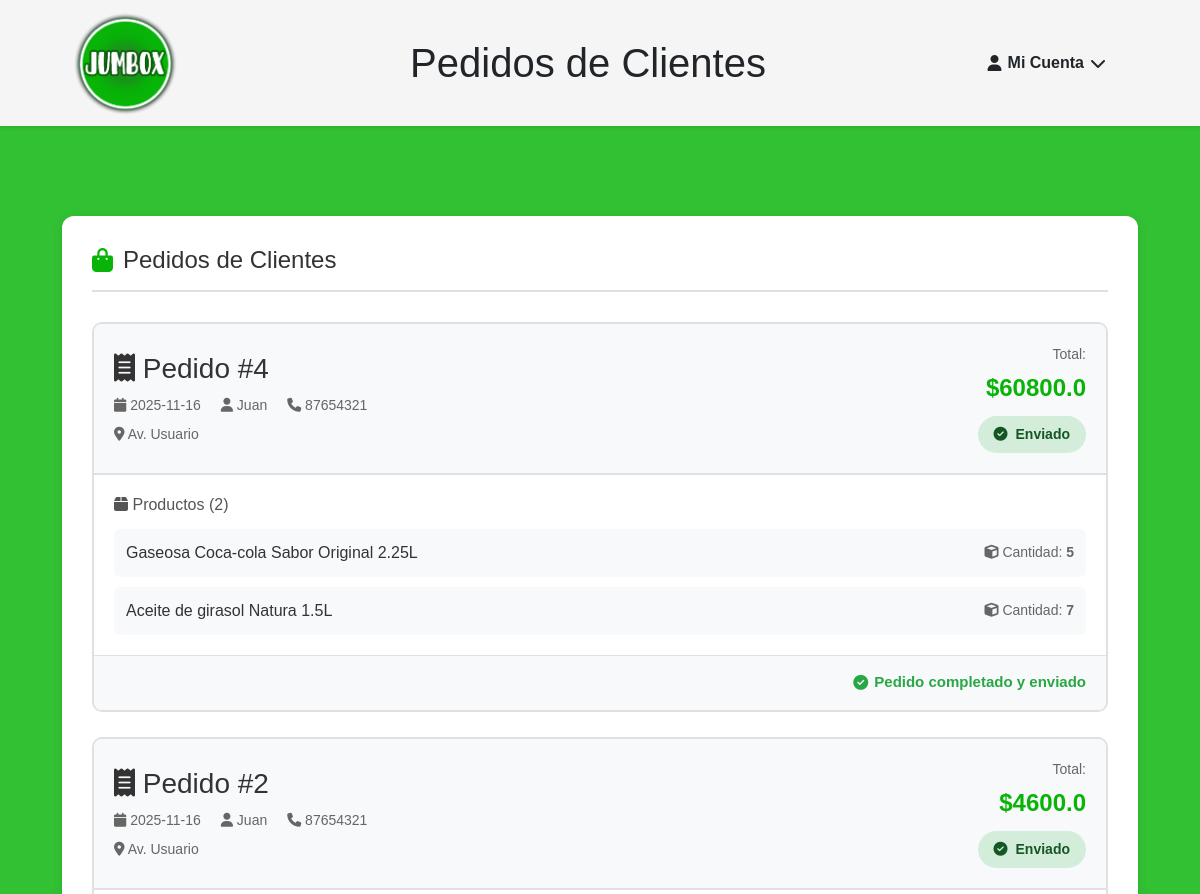
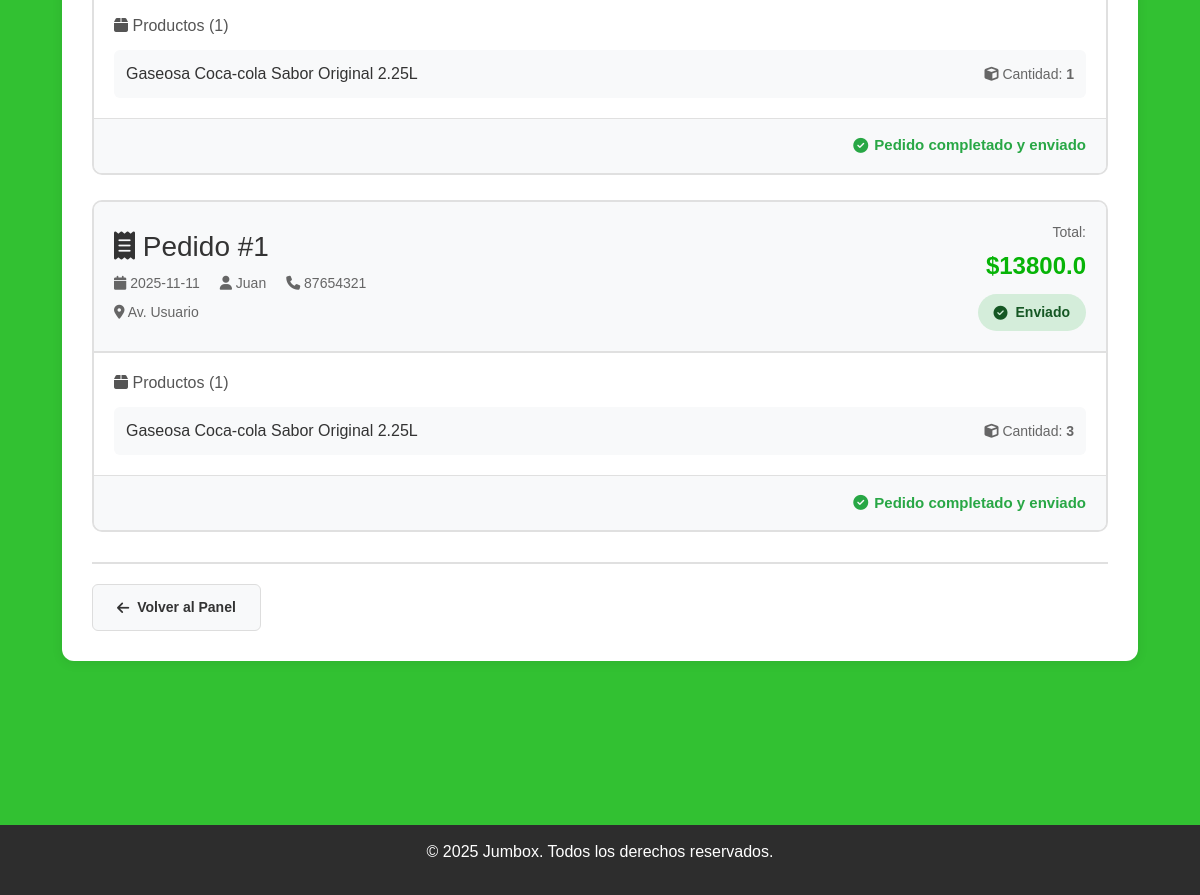
The page /sucursal/pedidos-clientes (signed in) on the database its author committed (2 pictures, top to bottom).
### tables this page shows
CREATE TABLE "pedido" (
  id_pedido INTEGER PRIMARY KEY AUTOINCREMENT,
  fecha TEXT NOT NULL,
  estado TEXT NOT NULL,
  fk_cliente INTEGER NOT NULL,
  fk_sucursal INTEGER,
  FOREIGN KEY (fk_cliente) REFERENCES cliente(id_cliente)
    ON DELETE NO ACTION ON UPDATE NO ACTION,
  FOREIGN KEY (fk_sucursal) REFERENCES cliente(id_cliente)
    ON DELETE NO ACTION ON UPDATE NO ACTION
);

### app/sucursal/routes.py (the view)
@sucursal_bp.get('/sucursal/pedidos-clientes')
def sucursal_pedidos_clientes():
    resp = require_login_redirect()
    if resp:
        return resp
    if session.get('tipo') != 'sucursal':
        flash("No autorizado.", "error")
        return redirect(url_for('main.home'))
    cliente_sucursal_id = session.get('id_cliente')
    with get_conn() as conn:
        pedidos = conn.execute("""
            SELECT
                ped.id_pedido,
                ped.fecha,
                ped.estado,
                cli.nombre AS cliente_nombre,
                cli.telefono AS cliente_telefono,
                cli.direccion AS cliente_direccion,
                GROUP_CONCAT(p.nombre || '|' || dp.cantidad, '###') AS productos_detalle,
                SUM(dp.cantidad * p.precio) AS total
            FROM pedido ped
            JOIN cliente cli ON cli.id_cliente = ped.fk_cliente
            JOIN detalles_pedido dp ON dp.fk_pedido = ped.id_pedido
            JOIN producto p ON p.id_producto = dp.fk_producto
            WHERE ped.fk_sucursal = ?
            GROUP BY ped.id_pedido
            ORDER BY ped.id_pedido DESC
        """, (cliente_sucursal_id,)).fetchall()
        pedidos_procesados = []
        for pedido in pedidos:
            productos = []
            if pedido['productos_detalle']:
                for prod_info in pedido['productos_detalle'].split('###'):
                    partes = prod_info.split('|')
                    if len(partes) == 2:
                        productos.append({
                            'nombre': partes[0],
                            'cantidad': int(partes[1])
                        })
            pedidos_procesados.append({
                'id_pedido': pedido['id_pedido'],
                'fecha': pedido['fecha'],
                'estado': pedido['estado'],
                'cliente_nombre': pedido['cliente_nombre'],
                'cliente_telefono': pedido['cliente_telefono'],
                'cliente_direccion': pedido['cliente_direccion'],
                'productos': productos,
                'total': pedido['total']
            })
    return render_template('sucursal/sucursal_pedidos_clientes.html', pedidos=pedidos_procesados)

### app/utils.py (called while the page is built)
def get_conn():
    conn = sqlite3.connect(current_app.config["DB_NAME"])
    conn.row_factory = sqlite3.Row
    conn.execute("PRAGMA foreign_keys = ON;")
    return conn

def require_login_redirect():
    if 'id_cliente' not in session:
        flash("Necesitás iniciar sesión.", "error")
        return redirect(url_for('auth.login'))
    return None

### templates/sucursal/sucursal_pedidos_clientes.html (shortened to what this page needs)
<!DOCTYPE html>
<html lang="es">
<head>
    <link
        href="https://cdn.jsdelivr.net/npm/bootstrap@5.3.3/dist/css/bootstrap.min.css"
        rel="stylesheet"
    >
    <link rel="stylesheet" href="{{ url_for('static', filename='style.css') }}">
    <link rel="stylesheet" href="https://cdnjs.cloudflare.com/ajax/libs/font-awesome/6.5.0/css/all.min.css">
</head>
<body>
    <header class="main-header container-fluid">
        <div class="row align-items-center w-100">
            <div class="col-6 col-md-3 d-flex align-items-center">
                <a href="{{ url_for('main.home') }}">
                    <img src="{{ url_for('static', filename='img/logo.png') }}"
                         alt="Jumbox"
                         class="img-fluid"
                         style="max-width:110px;">
                </a>
            </div>
            <div class="col-12 col-md-6 mt-3 mt-md-0 text-center">
                <div class="titulo-header">
                    <h1 class="m-0">Pedidos de Clientes</h1>
                </div>
            </div>
            <div class="col-6 col-md-3 mt-3 mt-md-0 text-end">
                <div class="cuenta d-inline-block" tabindex="0">
                    <div class="cuenta-btn">
                        <i class="fa-solid fa-user"></i>
                        <span>Mi Cuenta</span>
                        <i class="fa-solid fa-chevron-down"></i>
                    </div>
                </div>
            </div>
        </div>
    </header>
    <div class="container mt-3">
    </div>
    <main class="container py-4">
        <div class="pedidos-clientes-container">
            <div class="card-pedidos">
                <h2><i class="fa-solid fa-shopping-bag"></i> Pedidos de Clientes</h2>
                {% if pedidos %}
                    {% for pedido in pedidos %}
                    <div class="pedido-completo-card">
                        <div class="pedido-header-completo">
                            <div class="pedido-header-completo-div">
                                <div>
                                    <h3 class="pedido-header-completo-div-h3">
                                        <i class="fa-solid fa-receipt"></i> Pedido #{{ pedido['id_pedido'] }}
                                    </h3>
                                    <div class="pedido-header-completo-div-div">
                                        <span>
                                            <i class="fa-solid fa-calendar"></i> {{ pedido['fecha'] }}
                                        </span>
                                        <span>
                                            <i class="fa-solid fa-user"></i> {{ pedido['cliente_nombre'] }}
                                        </span>
                                        <span>
                                            <i class="fa-solid fa-phone"></i> {{ pedido['cliente_telefono'] }}
                                        </span>
                                    </div>
                                    {% if pedido['cliente_direccion'] %}
                                    <div class="pedido-header-completo-div-div-div">
                                        <i class="fa-solid fa-location-dot"></i> {{ pedido['cliente_direccion'] }}
                                    </div>
                                    {% endif %}
                                </div>
                                <div class="pedido-header-completo-div-div-div-div">
                                    <div class="pedido-header-completo-total">Total:</div>
                                    <div class="pedido-header-completo-total2">
                                        ${{ (pedido['total']) }}
                                    </div>
                                    <div class="pedido-header-completo-estado">
                                        {% if pedido['estado'] == 'enviado' %}
                                            <span class="estado-badge enviado">
                                                <i class="fa-solid fa-check-circle"></i> Enviado
                                            </span>
                                        {% else %}
                                            <span class="estado-badge pendiente">
                                                <i class="fa-solid fa-clock"></i> Pendiente
                                            </span>
                                        {% endif %}
                                    </div>
                                </div>
                            </div>
                        </div>
                        <div class="productos-del-pedido">
                            <h4 class="productos-del-pedido-h4">
                                <i class="fa-solid fa-box"></i> Productos ({{ pedido['productos']|length }})
                            </h4>
                            <div class="productos-del-pedido-div">
                                {% for producto in pedido['productos'] %}
                                <div class="productos-del-pedido-div2">
                                    <span class="productos-del-pedido-span">{{ producto['nombre'] }}</span>
                                    <span class="productos-del-pedido-span2">
                                        <i class="fa-solid fa-cube"></i> Cantidad: <strong>{{ producto['cantidad'] }}</strong>
                                    </span>
                                </div>
                                {% endfor %}
                            </div>
                        </div>
                        <div class="acciones-pedidos">
                            {% if pedido['estado'] != 'enviado' %}
                            <form action="{{ url_for('sucursal.sucursal_enviar_pedido', id_pedido=pedido['id_pedido']) }}"
                                  method="post"
                                  style="display: inline;">
                                <button type="submit" class="btn-enviar-pedido" style="padding: 10px 24px;">
                                    <i class="fa-solid fa-truck"></i> Marcar como Enviado
                                </button>
                            </form>
                            {% else %}
                            <span class="ya-enviado" style="font-size: 15px;">
                                <i class="fa-solid fa-check-circle"></i> Pedido completado y enviado
                            </span>
                            {% endif %}
                        </div>
                    </div>
                    {% endfor %}
                {% else %}
                <div class="sin-pedidos">
                    <i class="fa-solid fa-box-open"></i>
                    <p>No hay pedidos de clientes en este momento</p>
                </div>
                {% endif %}
                <div class="acciones-footer">
                    <a href="{{ url_for('sucursal.panel_sucursal') }}" class="btn-volver">
                        <i class="fa-solid fa-arrow-left"></i> Volver al Panel
                    </a>
                </div>
            </div>
        </div>
    </main>
    <footer>
        <p>© 2025 Jumbox. Todos los derechos reservados.</p>
    </footer>
</body>
</html>

### static/style.css (style rules this page uses)
html, body { height: 100%; margin: 0; }
body { display: flex; flex-direction: column; min-height: 100vh; }
main { flex: 1; }
body { font-family: Arial, sans-serif; background-color: #07b407d2; margin: 0; padding: 0; }
.main-header { display: flex; align-items: center; justify-content: space-between; padding: 8px 30px; background-color: rgb(245, 245, 245); box-shadow: 0 2px 4px rgba(0,0,0,0.1); position: sticky; top: 0; z-index: 10; }
.cuenta { position: relative; }
.cuenta-btn { display: flex; align-items: center; font-weight: bold; cursor: pointer; white-space: nowrap; gap: 6px; }
footer { background-color: #2d2d2d; color: white; text-align: center; padding: 15px; position: relative; bottom: 0; margin-top: 100px; }
h2 { text-align: center; margin: 20px 0; color: #333; font-size: xx-large; }
.main-header { padding: 8px 70px; }
.pedidos-clientes-container { max-width: 1200px; margin: 40px auto; padding: 0 20px; }
.card-pedidos { background: white; border-radius: 12px; padding: 30px; box-shadow: 0 2px 12px rgba(0, 0, 0, 0.08); }
.card-pedidos h2 { margin: 0 0 30px 0; color: #333; font-size: 24px; display: flex; align-items: center; gap: 10px; padding-bottom: 15px; border-bottom: 2px solid #e0e0e0; }
.card-pedidos h2 i { color: #07b407; }
.estado-badge { display: inline-flex; align-items: center; gap: 6px; padding: 6px 12px; border-radius: 20px; font-size: 13px; font-weight: 600; }
.estado-badge.enviado { background-color: #d4edda; color: #155724; }
.ya-enviado { color: #28a745; font-weight: 600; font-size: 13px; display: inline-flex; align-items: center; gap: 6px; }
.acciones-footer { margin-top: 30px; padding-top: 20px; border-top: 2px solid #e0e0e0; display: flex; justify-content: flex-start; }
.btn-volver { display: inline-flex; align-items: center; gap: 8px; padding: 12px 24px; background-color: #f8f9fa; color: #333; border: 1px solid #ddd; border-radius: 6px; text-decoration: none; font-size: 14px; font-weight: 600; transition: all 0.3s ease; }
.estado-badge { display: inline-flex; align-items: center; gap: 8px; padding: 8px 16px; border-radius: 20px; font-size: 14px; font-weight: 600; }
.acciones-footer { margin-top: 30px; display: flex; justify-content: flex-start; }
.pedido-completo-card { margin-bottom: 25px; border: 2px solid #e0e0e0; border-radius: 10px; overflow: hidden; }
.pedido-header-completo { background: #f8f9fa; padding: 20px; border-bottom: 2px solid #e0e0e0; }
.pedido-header-completo-div { display: flex; justify-content: space-between; align-items: center; flex-wrap: wrap; gap: 15px; }
.pedido-header-completo-div-h3 { margin: 0 0 10px 0; color: #333; }
.pedido-header-completo-div-div { display: flex; gap: 20px; flex-wrap: wrap; font-size: 14px; color: #666; }
.pedido-header-completo-div-div-div { margin-top: 8px; font-size: 14px; color: #666; }
.pedido-header-completo-div-div-div-div { text-align: right; }
.pedido-header-completo-total { font-size: 14px; color: #666; margin-bottom: 5px; }
.pedido-header-completo-total2 { font-size: 24px; font-weight: bold; color: #07b407; }
.pedido-header-completo-estado { margin-top: 10px; }
.productos-del-pedido { padding: 20px; background: white; }
.productos-del-pedido-h4 { margin: 0 0 15px 0; color: #555; font-size: 16px; }
.productos-del-pedido-div { display: grid; gap: 10px; }
.productos-del-pedido-div2 { display: flex; justify-content: space-between; align-items: center; padding: 12px; background: #f8f9fa; border-radius: 6px; }
.productos-del-pedido-span { font-weight: 500; color: #333; }
.productos-del-pedido-span2 { color: #666; font-size: 14px; }
.acciones-pedidos { padding: 15px 20px; background: #f8f9fa; border-top: 1px solid #e0e0e0; text-align: right; }

### rows shown on the page
pedido: id_pedido "4", fecha "2025-11-16", cliente_nombre "Juan", cliente_telefono "87654321", cliente_direccion "Av. Usuario", total "60800.0", estado "enviado" (drawn), productos|length "2", nombre "Gaseosa Coca-cola Sabor Original 2.25L" "Aceite de girasol Natura 1.5L", cantidad "5" "7"
pedido: id_pedido "2", fecha "2025-11-16", cliente_nombre "Juan", cliente_telefono "87654321", cliente_direccion "Av. Usuario", total "4600.0", estado "enviado" (drawn), productos|length "1", nombre "Gaseosa Coca-cola Sabor Original 2.25L", cantidad "1"
pedido: id_pedido "1", fecha "2025-11-11", cliente_nombre "Juan", cliente_telefono "87654321", cliente_direccion "Av. Usuario", total "13800.0", estado "enviado" (drawn), productos|length "1", nombre "Gaseosa Coca-cola Sabor Original 2.25L", cantidad "3"
